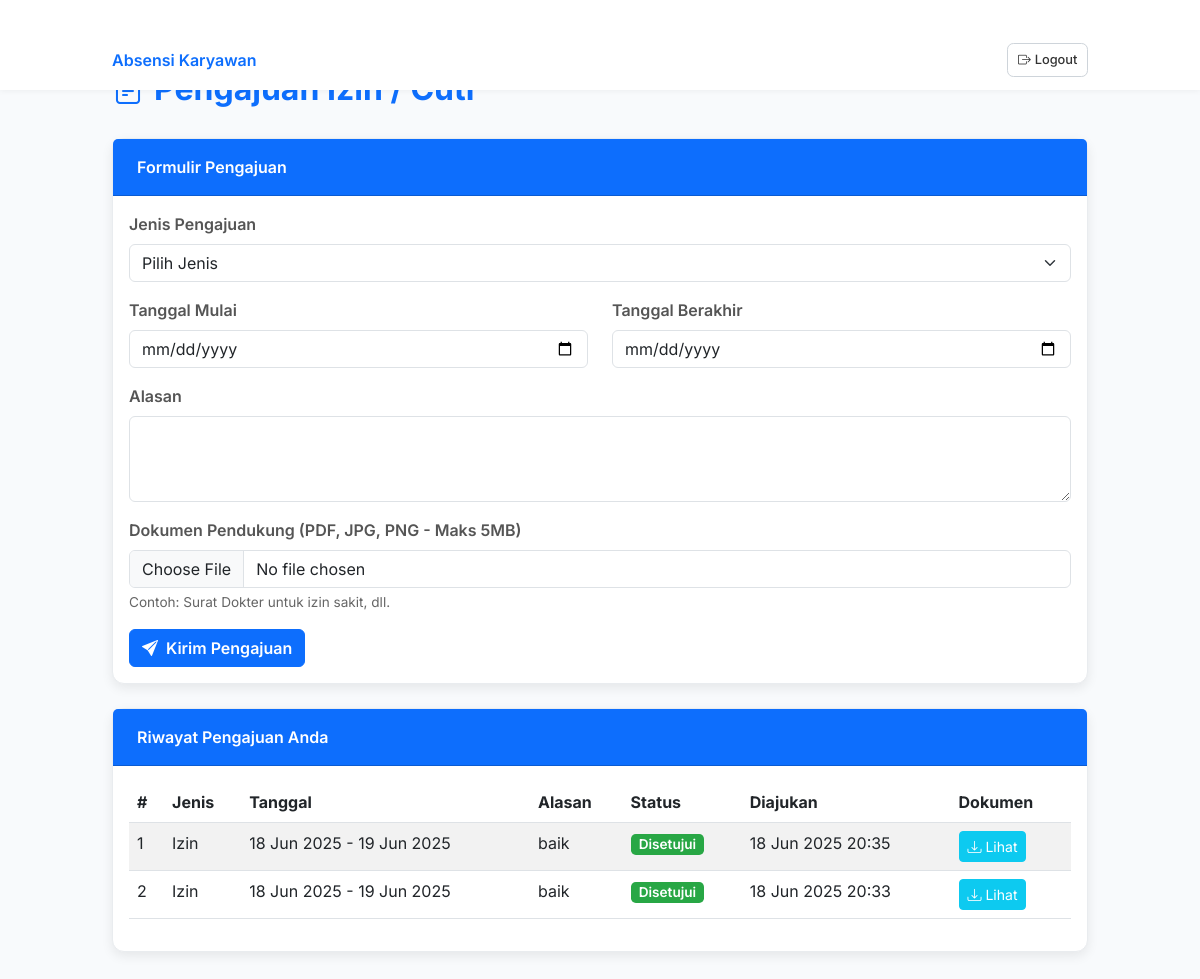
Screenshot of /user/pengajuan_izin_cuti.php (signed in) with the database file from the repository.
### tables this page shows
CREATE TABLE `pengajuan_izin_cuti` (
  `id` int NOT NULL,
  `user_id` int NOT NULL,
  `jenis_pengajuan` enum('izin','cuti') NOT NULL,
  `tanggal_mulai` date NOT NULL,
  `tanggal_akhir` date NOT NULL,
  `alasan` text NOT NULL,
  `dokumen_pendukung` varchar(255) DEFAULT NULL,
  `status` enum('pending','disetujui','ditolak') NOT NULL DEFAULT 'pending',
  `tanggal_pengajuan` datetime DEFAULT CURRENT_TIMESTAMP,
  `disetujui_oleh` int DEFAULT NULL,
  `tanggal_persetujuan` datetime DEFAULT NULL,
  `catatan_admin` text
);

### includes/function.php (called while the page is built, shortened)
<?php
function get_user_leave_requests($user_id) {
    global $conn;
    $requests = [];
    $stmt = $conn->prepare("SELECT * FROM pengajuan_izin_cuti WHERE user_id = ? ORDER BY tanggal_pengajuan DESC");
    $stmt->bind_param("i", $user_id);
    $stmt->execute();
    $result = $stmt->get_result();
    while ($row = $result->fetch_assoc()) {
        $requests[] = $row;
    }
    return $requests;
}
?>

### user/pengajuan_izin_cuti.php (the view, shortened to what this page needs)
<?php
require '../includes/config.php';
require '../includes/function.php';
$user_id = $_SESSION['user_id'];
$riwayat_pengajuan = get_user_leave_requests($user_id);
?>
<!DOCTYPE html>
<html lang="id">
<head>
    <link href="https://cdn.jsdelivr.net/npm/bootstrap@5.3.0/dist/css/bootstrap.min.css" rel="stylesheet">
    <link href="https://cdn.jsdelivr.net/npm/bootstrap-icons@1.10.5/font/bootstrap-icons.css" rel="stylesheet">
</head>
<body>
<nav class="navbar navbar-expand-lg fixed-top">
    <div class="container d-flex justify-content-between align-items-center">
        <a class="navbar-brand" href="dashboard.php">Absensi Karyawan</a>
        <a href="../logout.php" class="btn btn-outline-dark btn-sm d-flex align-items-center gap-1">
            <i class="bi bi-box-arrow-right"></i> Logout
        </a>
    </div>
</nav>
<div class="container">
    <h2><i class="bi bi-file-earmark-text"></i> Pengajuan Izin / Cuti</h2>
    <div class="card mb-4">
        <div class="card-header">
            Formulir Pengajuan
        </div>
        <div class="card-body">
            <form action="" method="POST" enctype="multipart/form-data">
                <div class="mb-3">
                    <label for="jenis_pengajuan" class="form-label">Jenis Pengajuan</label>
                    <select class="form-select" id="jenis_pengajuan" name="jenis_pengajuan" required>
                        <option value="">Pilih Jenis</option>
                    </select>
                </div>
                <div class="row">
                    <div class="col-md-6 mb-3">
                        <label for="tanggal_mulai" class="form-label">Tanggal Mulai</label>
                        <input type="date" class="form-control" id="tanggal_mulai" name="tanggal_mulai" required>
                    </div>
                    <div class="col-md-6 mb-3">
                        <label for="tanggal_akhir" class="form-label">Tanggal Berakhir</label>
                        <input type="date" class="form-control" id="tanggal_akhir" name="tanggal_akhir" required>
                    </div>
                </div>
                <div class="mb-3">
                    <label for="alasan" class="form-label">Alasan</label>
                    <textarea class="form-control" id="alasan" name="alasan" rows="3" required></textarea>
                </div>
                <div class="mb-3">
                    <label for="dokumen_pendukung" class="form-label">Dokumen Pendukung (PDF, JPG, PNG - Maks 5MB)</label>
                    <input type="file" class="form-control" id="dokumen_pendukung" name="dokumen_pendukung" accept=".pdf,.jpg,.jpeg,.png">
                    <div class="form-text small-text">Contoh: Surat Dokter untuk izin sakit, dll.</div>
                </div>
                <button type="submit" class="btn btn-primary"><i class="bi bi-send-fill me-2"></i>Kirim Pengajuan</button>
            </form>
        </div>
    </div>
    <div class="card">
        <div class="card-header">
            Riwayat Pengajuan Anda
        </div>
        <div class="card-body">
            <?php if (empty($riwayat_pengajuan)): ?>
                <div class="alert alert-info mb-0" role="alert">
                    Anda belum memiliki riwayat pengajuan izin atau cuti.
                </div>
            <?php else: ?>
                <div class="table-responsive">
                    <table class="table table-striped table-hover">
                        <thead>
                            <tr>
                                <th scope="col">#</th>
                                <th scope="col">Jenis</th>
                                <th scope="col">Tanggal</th>
                                <th scope="col">Alasan</th>
                                <th scope="col">Status</th>
                                <th scope="col">Diajukan</th>
                                <th scope="col">Dokumen</th>
                            </tr>
                        </thead>
                        <tbody>
                            <?php $no = 1; ?>
                            <?php foreach ($riwayat_pengajuan as $req): ?>
                                <tr>
                                    <td><?= $no++ ?></td>
                                    <td><?= ucfirst($req['jenis_pengajuan']) ?></td>
                                    <td><?= date('d M Y', strtotime($req['tanggal_mulai'])) ?> - <?= date('d M Y', strtotime($req['tanggal_akhir'])) ?></td>
                                    <td><?= htmlspecialchars(substr($req['alasan'], 0, 50)) ?><?= (strlen($req['alasan']) > 50) ? '...' : '' ?></td>
                                    <td>
                                        <span class="status-badge status-badge-<?= htmlspecialchars($req['status']) ?>">
                                            <?= ucfirst($req['status']) ?>
                                        </span>
                                    </td>
                                    <td><?= date('d M Y H:i', strtotime($req['tanggal_pengajuan'])) ?></td>
                                    <td>
                                        <?php if (!empty($req['dokumen_pendukung'])): ?>
                                            <a href="../uploads/izin_cuti/<?= htmlspecialchars($req['dokumen_pendukung']) ?>" target="_blank" class="btn btn-sm btn-info text-white">
                                                <i class="bi bi-download"></i> Lihat
                                            </a>
                                        <?php else: ?>
                                            -
                                        <?php endif; ?>
                                    </td>
                                </tr>
                            <?php endforeach; ?>
                        </tbody>
                    </table>
                </div>
            <?php endif; ?>
        </div>
    </div>
</div>
</body>
</html>

### user/pengajuan_izin_cuti.php (style rules this page uses)
body { font-family: 'Inter', sans-serif; background-color: #f8fafc; color: #333; margin: 0; }
.navbar { background-color: #ffffff; box-shadow: 0 1px 6px rgba(0, 0, 0, 0.05); padding: 0.4rem 1rem; height: 90px; }
.navbar-brand { font-weight: 600; color: #0d6efd !important; font-size: 1rem; line-height: 1; padding: 0; margin: 0; }
.btn-outline-dark { font-size: 0.8rem; font-weight: 500; padding: 0.25rem 0.6rem; height: 34px; border-radius: 0.4rem; border-color: #ced4da; color: #333; }
.container { max-width: 1000px; padding-top: 70px; padding-bottom: 40px; }
h2 { color: #0d6efd; font-weight: 700; margin-bottom: 30px; display: flex; align-items: center; gap: 10px; }
.card { border-radius: 12px; box-shadow: 0 4px 12px rgba(0, 0, 0, 0.08); border: 1px solid #e9ecef; margin-bottom: 30px; }
.card-header { background-color: #0d6efd; color: #fff; font-weight: 600; border-top-left-radius: 12px; border-top-right-radius: 12px; padding: 1rem 1.5rem; }
.form-label { font-weight: 600; color: #555; }
.btn-primary { background-color: #0d6efd; border-color: #0d6efd; font-weight: 600; }
.table-striped tbody tr:nth-of-type(odd) { background-color: rgba(0, 0, 0, 0.03); }
.status-badge-disetujui { background-color: #28a745; color: #fff; }
.status-badge { padding: 0.3em 0.6em; border-radius: 0.3rem; font-size: 0.85em; font-weight: 600; line-height: 1; text-align: center; white-space: nowrap; vertical-align: baseline; display: inline-block; }
.small-text { font-size: 0.85em; color: #666; }

### rows the page displays
pengajuan_izin_cuti: jenis_pengajuan "Izin", tanggal_mulai "18 Jun 2025", tanggal_akhir "19 Jun 2025", alasan "baik", status "Disetujui", tanggal_pengajuan "18 Jun 2025 20:35"
pengajuan_izin_cuti: jenis_pengajuan "Izin", tanggal_mulai "18 Jun 2025", tanggal_akhir "19 Jun 2025", alasan "baik", status "Disetujui", tanggal_pengajuan "18 Jun 2025 20:33"
